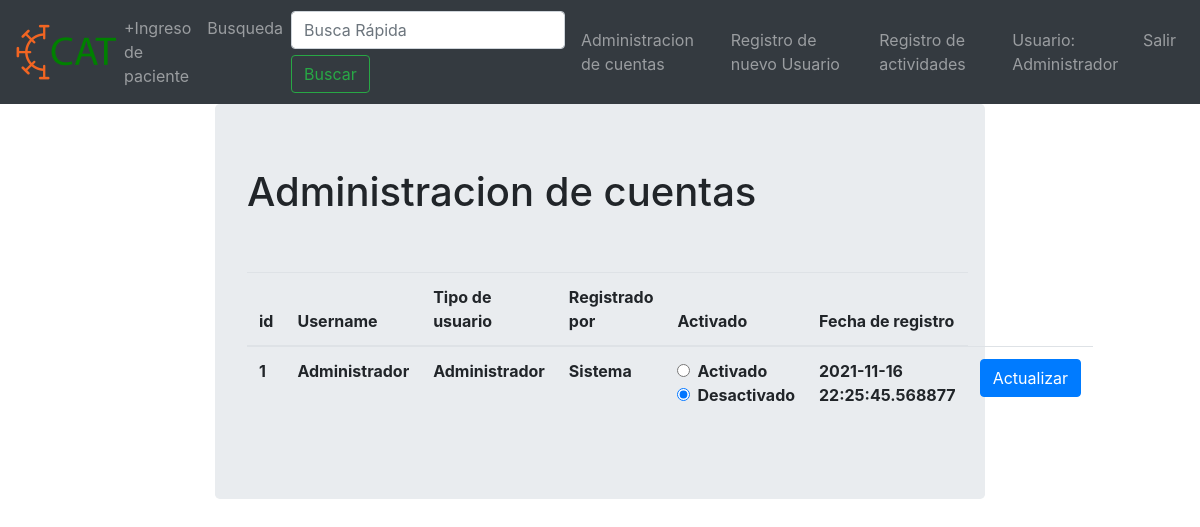
/manage_accounts (signed in), run on the app's committed database.
### main.py (models this page shows)
class User(db.Model, UserMixin):
    id = db.Column(db.Integer, primary_key=True)
    username = db.Column(db.String(20),nullable=False,unique=True)
    user_names = db.Column(db.String(20),nullable=False,unique=False)
    user_first_lastname=db.Column(db.String(20),nullable=False,unique=False)
    user_second_lastname=db.Column(db.String(20),nullable=True,unique=False)
    password = db.Column(db.String(80),nullable=False)
    set_new_password = db.Column(db.Boolean(),nullable=False)
    user_type = db.Column(db.String(20),nullable=False)
    user_cedula = db.Column(db.String(20),nullable=True)
    active_user = db.Column(db.Boolean(),nullable=False)
    created_by = db.Column(db.String(80),nullable=False)
    register_date = db.Column(db.DateTime, default=datetime.datetime.utcnow)

### main.py (the view, shortened to what this page needs)
@app.route('/manage_accounts',methods=['GET','POST'])
@login_required
def manage_accounts():
    users = User.query.all()
    return render_template('manage_accounts.html',users=users)

### main.py (called while the page is built)
@login_manager.user_loader
def load_user(user_id):
    return User.query.get(int(user_id))

### templates/manage_accounts.html (shortened to what this page needs)
{% extends "base.html" %}
{% block content %}
    <div class="col-2"></div>
    <div class="col-8">
    <div class="jumbotron">
<h1>Administracion de cuentas</h1>
<table class="table">
    <thead>
        <tr>
            <th scope="col">id </th>
            <th scope="col">Username </th>
            <th scope="col">Tipo de usuario</th>
            <th scope="col">Registrado por </th>
            <th scope="col">Activado</th>
            <th scope="col">Fecha de registro</th>
        </tr>
    </thead>
    <tbody>
        {%for user in users%}
            <tr>
                <th> {{user.id}} </th>
                <th> {{user.username}}</th>
                <th> {{user.user_type}}</th>
                <th> {{user.created_by}}</th>
                <th>
                <form method="POST">
                <div class="form-check">
                    <input class="form-check-input" type="radio" name="user_activated" id="gridRadios1" value="true"
                                                                                               {%if user.active_user == true%}
                    checked=true
                                                                                               {%else%}
                                                                                               {%endif%}
                    >
                 <label class="form-check-label" for="gridRadios1">
                 Activado
                 </label>
                </div>
                <div class="form-check">
                    <input class="form-check-input" type="radio" name="user_activated" id="gridRadios2" value="false"
                    {%if user.active_user == true%}
                                                                                               {%else%}
                                                                                               checked=true
                                                                                               {%endif%}
                    >
                <label class="form-check-label" for="gridRadios2">
                Desactivado
                </label>
                </div>
            </div>
                <th> {{user.register_date}} </th>
                <th> <button type="sbumit" class="btn btn-primary"> Actualizar</button> </th>
        {%endfor%}
            <br>
            <br>
        </div>
    </div>
{%endblock%}

### templates/base.html (shortened to what this page needs)
<!DOCTYPE html>
<html lang='es'>
    <head>
        <link rel="stylesheet" href="static/css/bootstrap.min.css">
    </head>
    <body>
<nav class="navbar navbar-expand-lg navbar-dark bg-dark">
    <a href="dashboard">
    <img class="logo" src="static/images/cat.png">
    <a>
  <div class="collapse navbar-collapse" id="navbarNavDropdown">
    <ul class="navbar-nav">
        <li class="nav-item">
        <a class="nav-link" href="ingreso_paciente">+Ingreso de paciente</a>
      </li>
      <li class="nav-item">
          <a class="nav-link">Busqueda</a>
      </li>
      <form class="form-inline">
    <input class="form-control mr-sm-2" type="search" placeholder="Busca Rápida" aria-label="Buscar">
    <button class="btn btn-outline-success my-2 my-sm-0" type="submit">Buscar</button>
  </form>
    </ul>
    <ul class="navbar-nav ml-auto">
    <li class="nav-item">
      {% if current_user.type == "Personal administrativo" or current_user.username == "Administrador" %}
      <li class="nav-item">
          <a class="nav-link" href="manage_accounts">Administracion de cuentas</a>
      </li>
      <li class="nav-item">
          <a class="nav-link" href="register">Registro de nuevo Usuario</a>
      </li>
      <li class="nav-item">
          <a class="nav-link" href="log">Registro de actividades</a>
      </li>
      {%endif%}
      {%if current_user.is_authenticated%}
      <li class="nav-item">
          <a class="nav-link">Usuario: {{ current_user.username }}</a>
      </li>
     <li class="nav-item">
          <a class="nav-link" href="logout" >Salir</a>
      </li>
      {% else %}
      <li class="nav-item">
          <a class="nav-link" href="login">Login</a>
      </li>
      {% endif %}
      </ul>
  </div>
</nav>
<div class="container-fluid">
   <div class="row">
    {% block content%}{%endblock%}
    </div>
</body>
<html>

### data on the page
User: username "Administrador", id "1", user_type "Administrador", created_by "Sistema", active_user "☐ Activado", active_user "☑ Desactivado", register_date "2021-11-16 22:25:45.568877"
